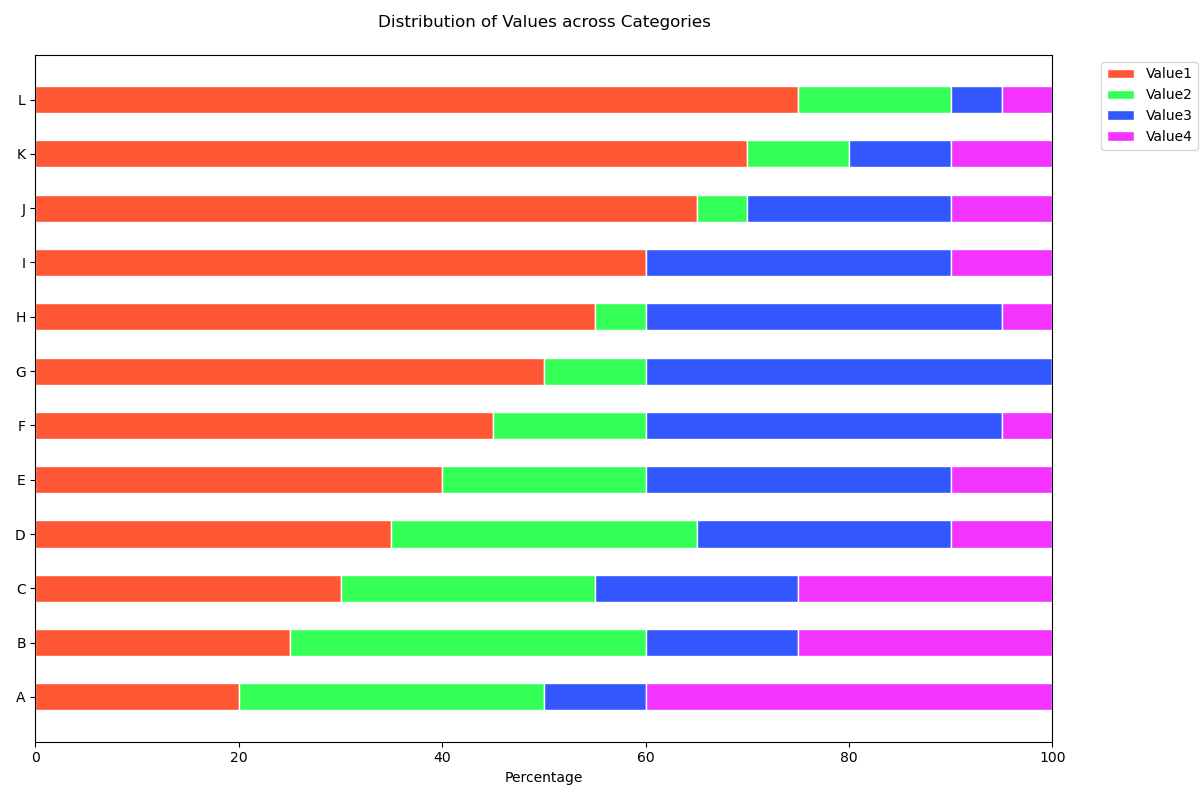

Write the Python code that produced this figure.

import matplotlib.pyplot as plt
import numpy as np

# Data
categories = ['A', 'B', 'C', 'D', 'E', 'F', 'G', 'H', 'I', 'J', 'K', 'L']
values1 = np.array([20, 25, 30, 35, 40, 45, 50, 55, 60, 65, 70, 75])
values2 = np.array([30, 35, 25, 30, 20, 15, 10, 5, 0, 5, 10, 15])
values3 = np.array([10, 15, 20, 25, 30, 35, 40, 35, 30, 20, 10, 5])
values4 = np.array([40, 25, 25, 10, 10, 5, 0, 5, 10, 10, 10, 5])

# Normalize data to 100% for each category
totals = values1 + values2 + values3 + values4
values1 = values1 / totals * 100
values2 = values2 / totals * 100
values3 = values3 / totals * 100
values4 = values4 / totals * 100

# Plot
fig, ax = plt.subplots(figsize=(12, 8))

bar_width = 0.5
x = np.arange(len(categories))

ax.barh(x, values1, color='#FF5733', edgecolor='white', height=bar_width, label='Value1')
ax.barh(x, values2, left=values1, color='#33FF57', edgecolor='white', height=bar_width, label='Value2')
ax.barh(x, values3, left=values1+values2, color='#3357FF', edgecolor='white', height=bar_width, label='Value3')
ax.barh(x, values4, left=values1+values2+values3, color='#F333FF', edgecolor='white', height=bar_width, label='Value4')

# Customizations
ax.set_xlabel('Percentage')
ax.set_title('Distribution of Values across Categories', pad=20)
ax.set_yticks(x)
ax.set_yticklabels(categories)
ax.legend(loc='upper right', bbox_to_anchor=(1.15, 1))

plt.tight_layout()
plt.show()
